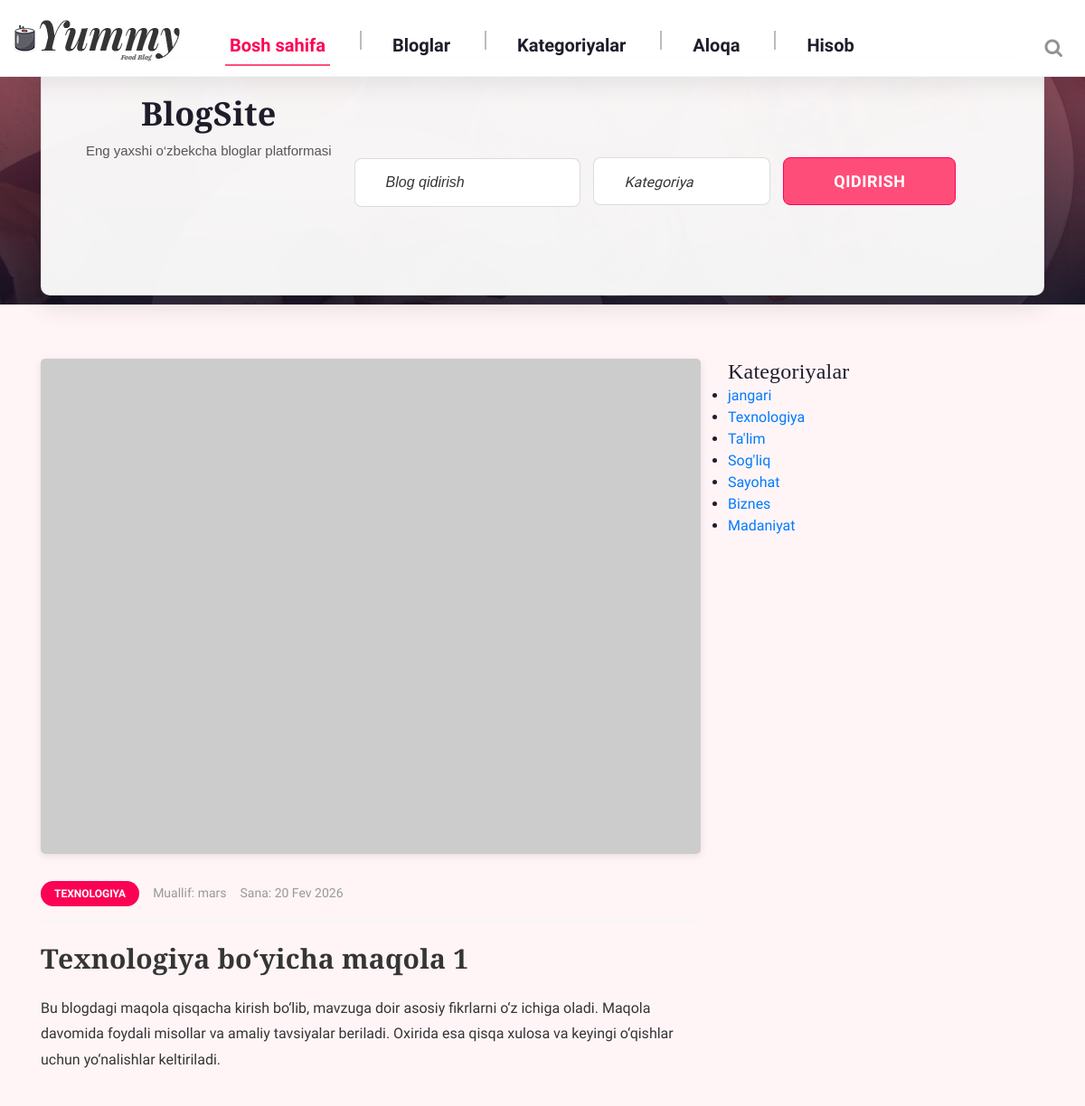
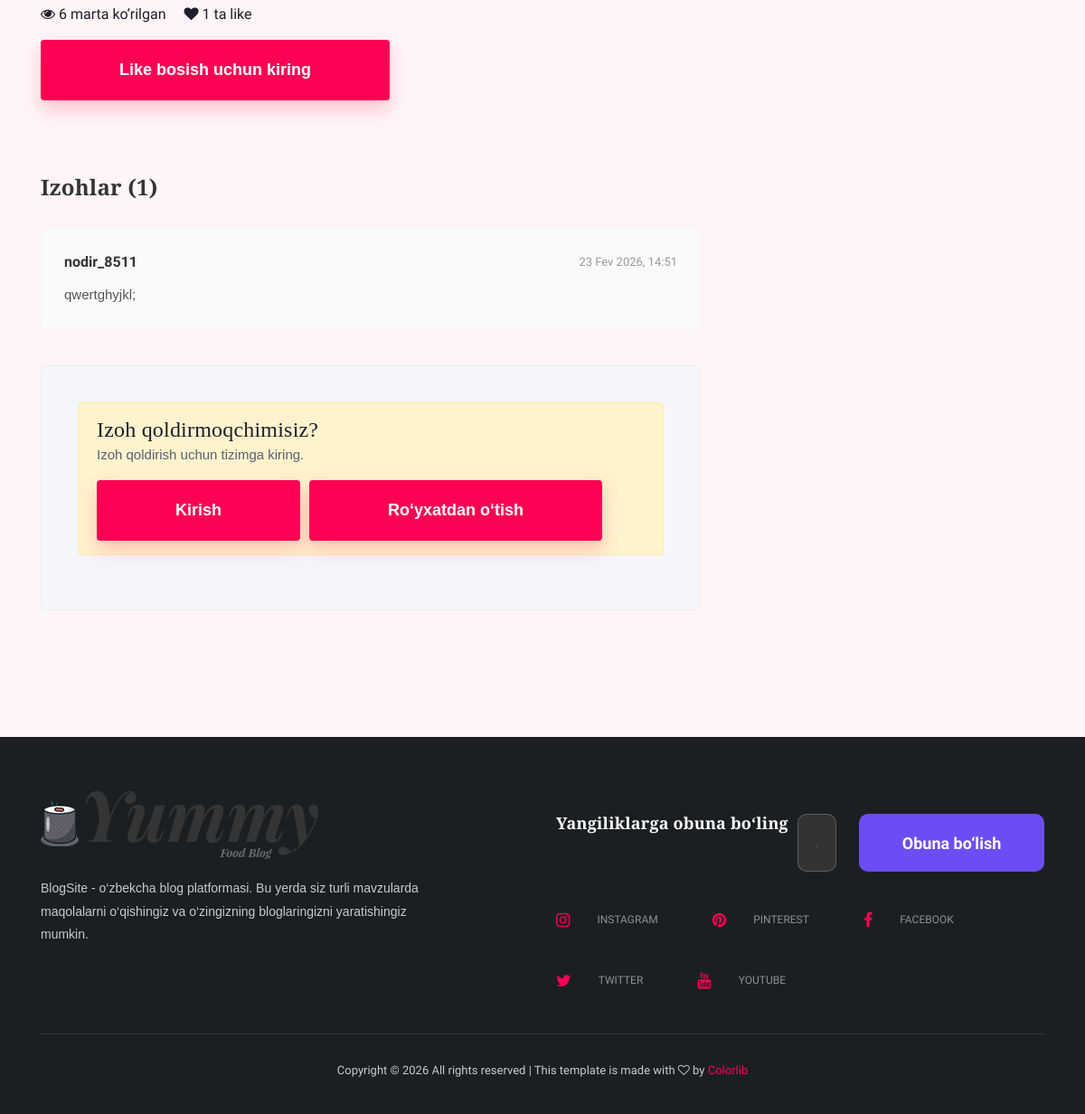
The app's page /blog/2/ with its own data (2 pictures, top to bottom).
### apps/models.py (models this page shows, shortened)
class Blog(models.Model):
    STATUS_CHOICES = [
        ('draft', 'Draft'),
        ('published', 'Published'),
    ]
    title = models.CharField(max_length=200)
    excerpt = models.CharField(max_length=300, blank=True)
    content = models.TextField()
    author = models.ForeignKey(User, on_delete=models.CASCADE)
    category = models.ForeignKey(Category, on_delete=models.CASCADE)
    tags = models.ManyToManyField(Tag, blank=True)
    img_url = models.URLField(max_length=200, blank=True)
    image = models.ImageField(upload_to='blog_images/', blank=True, null=True)
    status = models.CharField(max_length=10, choices=STATUS_CHOICES, default='published')
    views = models.PositiveIntegerField(default=0)
    created_at = models.DateTimeField(auto_now_add=True)
    updated_at = models.DateTimeField(auto_now=True)
    @property
    def image_src(self):
        if self.image:
            return self.image.url
        if self.img_url:
            return self.img_url
        return ''

class Category(models.Model):
    name = models.CharField(max_length=100)
    description = models.TextField(blank=True)
    image = models.ImageField(upload_to='category_images/', blank=True, null=True)

class User(AbstractUser):
    last_name = models.CharField(max_length=50)
    first_name = models.CharField(max_length=50)
    email = models.EmailField(unique=True)
    password = models.CharField(max_length=128)

class Comment(models.Model):
    content = models.TextField()
    author = models.ForeignKey(User, on_delete=models.CASCADE)
    blog = models.ForeignKey(Blog, on_delete=models.CASCADE)
    created_at = models.DateTimeField(auto_now_add=True)

### apps/views.py (the view, shortened to what this page needs)
# urls.py: path('blog/<int:pk>/', blog_detail, name='blog_detail'),
def blog_detail(request, pk):
    blog = get_object_or_404(Blog, pk=pk)
    if blog.status != 'published' and (not request.user.is_authenticated or blog.author != request.user):
        return redirect('blog_list')
    Blog.objects.filter(pk=pk).update(views=F('views') + 1)
    blog.refresh_from_db(fields=['views'])
    comments = blog.comment_set.all().order_by('-created_at')
    categories = Category.objects.all()
    context = {
        'blog': blog,
        'comments': comments,
        'categories': categories,
        'like_count': BlogLike.objects.filter(blog=blog).count(),
        'user_liked': request.user.is_authenticated and BlogLike.objects.filter(blog=blog, user=request.user).exists(),
    }
    return render(request, 'blog_detail.html', context)

### templates/blog_detail.html (shortened to what this page needs)
{% extends 'base.html' %}
{% load static %}
{% block content %}
<section class="recipe-section spad">
    <div class="container">
        <div class="row">
            <div class="col-lg-8">
                <div class="blog-detail">
                    {% if blog.image_src %}
                        <img src="{{ blog.image_src }}" alt="{{ blog.title }}" class="blog-detail__image">
                    {% else %}
                        <img src="{% static 'img/recipe-single.jpg' %}" alt="{{ blog.title }}" class="blog-detail__image">
                    {% endif %}
                    <div class="blog-detail__info">
                        <span class="cat-name">{{ blog.category.name }}</span>
                        <span class="blog-detail__author">Muallif: {{ blog.author.username }}</span>
                        <span class="blog-detail__date">Sana: {{ blog.created_at|date:"d M Y" }}</span>
                    </div>
                    <h2 class="blog-detail__title">{{ blog.title }}</h2>
                    <div class="blog-detail__content">
                        {{ blog.content }}
                    </div>
                    <div class="mt-3">
                        <span><i class="fa fa-eye"></i> {{ blog.views }} marta ko‘rilgan</span>
                        <span class="ml-3"><i class="fa fa-heart"></i> {{ like_count }} ta like</span>
                    </div>
                    <div class="mt-3">
                        {% if user.is_authenticated %}
                            <a href="{% url 'blog_like' blog.pk %}" class="site-btn">
                                {% if user_liked %}Like olib tashlash{% else %}Like bosish{% endif %}
                            </a>
                        {% else %}
                            <a href="{% url 'login' %}" class="site-btn">Like bosish uchun kiring</a>
                        {% endif %}
                    </div>
                </div>
                <div class="comments-section">
                    <h3 class="comments-section__title">Izohlar ({{ comments.count }})</h3>
                    {% if comments %}
                    <div class="comments-list">
                        {% for comment in comments %}
                        <div class="comment-item">
                            <div class="comment-item__header">
                                <strong class="comment-item__author">{{ comment.author.username }}</strong>
                                <small class="comment-item__date">{{ comment.created_at|date:"d M Y, H:i" }}</small>
                            </div>
                            <p class="comment-item__content">{{ comment.content }}</p>
                        </div>
                        {% endfor %}
                    </div>
                    {% else %}
                    <p class="comments-empty">Hozircha izoh yo‘q. Birinchi bo‘lib izoh qoldiring.</p>
                    {% endif %}
                    <div class="add-comment">
                        {% if user.is_authenticated %}
                            <h4 class="add-comment__title">Izoh qoldirish</h4>
                            <form method="POST" action="{% url 'blog_detail' blog.pk %}" class="comment-form">
                                {% csrf_token %}
                                <textarea name="comment" id="comment" rows="5" placeholder="Izohingizni yozing..." required class="comment-form__textarea"></textarea>
                                <button type="submit" class="site-btn">Izoh yuborish</button>
                            </form>
                        {% else %}
                        <div class="alert alert-warning">
                            <h4>Izoh qoldirmoqchimisiz?</h4>
                            <p>Izoh qoldirish uchun tizimga kiring.</p>
                            <div class="auth-buttons">
                                <a href="{% url 'login' %}" class="site-btn">Kirish</a>
                                <a href="{% url 'register' %}" class="site-btn">Ro‘yxatdan o‘tish</a>
                            </div>
                        </div>
                        {% endif %}
                    </div>
                </div>
            </div>
            <div class="col-lg-4">
                <div class="sidebar">
                    <h4>Kategoriyalar</h4>
                    <ul>
                        {% for cat in categories %}
                        <li>
                            <a href="{% url 'category_detail' cat.pk %}">{{ cat.name }}</a>
                        </li>
                        {% endfor %}
                    </ul>
                </div>
            </div>
        </div>
    </div>
</section>
{% endblock content %}

### records on screen
Blog: category.name "TEXNOLOGIYA", author.username "mars", created_at "20 Fev 2026", title "Texnologiya bo‘yicha maqola 1", content "Bu blogdagi maqola qisqacha kirish bo‘lib, mavzuga doir asosiy fikrlarni o‘z ichiga oladi. Maqola davomida foydali misollar va amaliy tavsiyalar beriladi. Oxirida esa qisqa xulosa va keyingi o‘qishlar uchun yo‘nalishlar keltiriladi.", views "6"
Comment: author.username "nodir_8511", created_at "23 Fev 2026, 14:51", content "qwertghyjkl;"
Category: name "jangari"
Category: name "Texnologiya"
Category: name "Ta'lim"
Category: name "Sog'liq"
Category: name "Sayohat"
Category: name "Biznes"
Category: name "Madaniyat"

### other values on screen
{{ like_count }} "1"
{{ comments.count }} "1"
